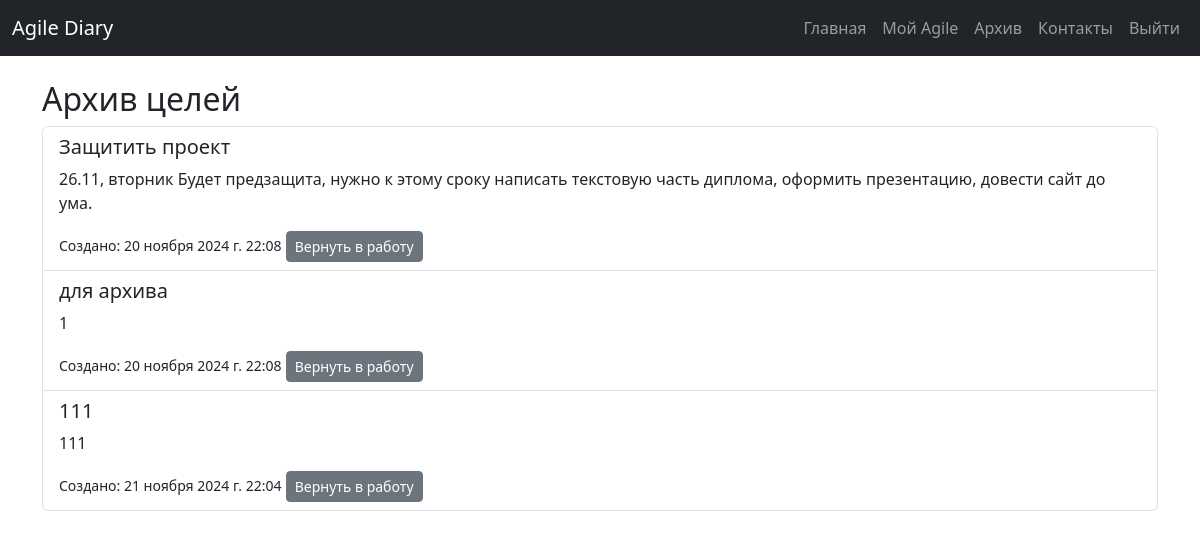
Screenshot of /archive/ (signed in) with the database file from the repository.
### diary/models.py (models this page shows, shortened)
class Goal(models.Model):
    user = models.ForeignKey(User, on_delete=models.CASCADE)  # Пользователь, которому принадлежит цель
    title = models.CharField(max_length=255)  # Заголовок цели
    description = models.TextField()  # Описание цели
    created_at = models.DateTimeField(auto_now_add=True)  # Дата создания
    is_completed = models.BooleanField(default=False)  # Статус выполнения
    is_archived = models.BooleanField(default=False)  # Архивирование
    class Meta:
        verbose_name = 'Цель'
        verbose_name_plural = 'Цели'

### diary/views.py (the view)
# urls.py: path('archive/', views.archive_view, name='archive'),
def archive_view(request):
    archived_goals = Goal.objects.filter(user=request.user, is_archived=True)
    return render(request, 'diary/archive.html', {'archived_goals': archived_goals})

### diary/templates/diary/archive.html
{% extends 'base.html' %}
{% block content %}
<h2>Архив целей</h2>
<div class="list-group">
    {% for goal in archived_goals %}
        <div class="list-group-item">
            <h5>{{ goal.title }}</h5>
            <p>{{ goal.description }}</p>
            <small>Создано: {{ goal.created_at }}</small>
            <a href="{% url 'unarchive_goal' goal.id %}" class="btn btn-secondary btn-sm">Вернуть в работу</a>
        </div>
    {% endfor %}
</div>
{% endblock %}

### rows the page displays
Goal: title "Защитить проект", description "26.11, вторник Будет предзащита, нужно к этому сроку написать текстовую часть диплома, оформить презентацию, довести сайт до ума.", created_at "20 ноября 2024 г. 22:08"
Goal: title "для архива", description "1", created_at "20 ноября 2024 г. 22:08"
Goal: title "111", description "111", created_at "21 ноября 2024 г. 22:04"
